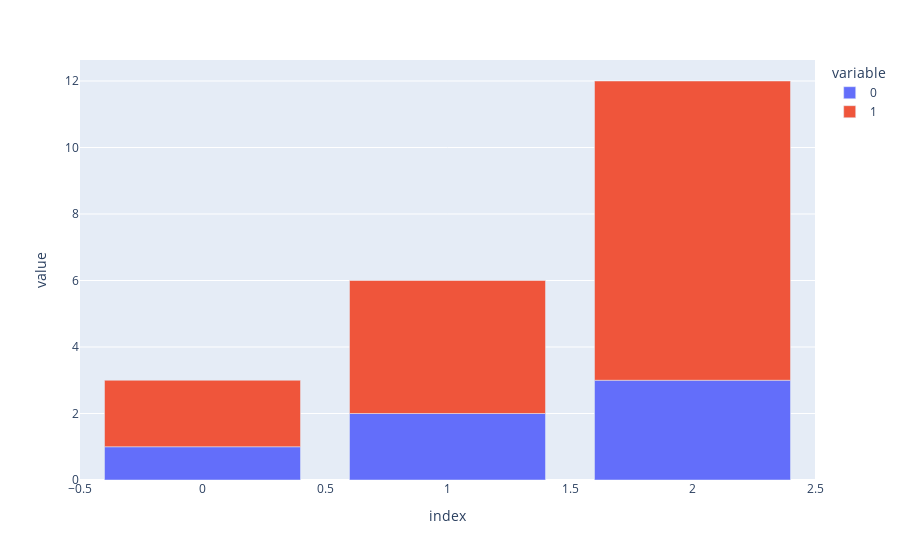

Here is the notebook cell this chart was saved with:
### Code cell
import plotly.express as px
px.bar([[1,2],[2,4],[3,9]])

### Figure 1 — Plotly figure (JSON) as saved in the notebook; plotly's stock layout.template omitted (floating-point values rounded to 4 significant figures)
{"data": [{"alignmentgroup": "True", "hovertemplate": "variable=0<br>index=%{x}<br>value=%{y}<extra></extra>", "legendgroup": "0", "marker": {"color": "#636efa", "pattern": {"shape": ""}}, "name": "0", "offsetgroup": "0", "orientation": "v", "showlegend": true, "textposition": "auto", "type": "bar", "x": [0, 1, 2], "xaxis": "x", "y": [1, 2, 3], "yaxis": "y"}, {"alignmentgroup": "True", "hovertemplate": "variable=1<br>index=%{x}<br>value=%{y}<extra></extra>", "legendgroup": "1", "marker": {"color": "#EF553B", "pattern": {"shape": ""}}, "name": "1", "offsetgroup": "1", "orientation": "v", "showlegend": true, "textposition": "auto", "type": "bar", "x": [0, 1, 2], "xaxis": "x", "y": [2, 4, 9], "yaxis": "y"}], "layout": {"barmode": "relative", "legend": {"title": {"text": "variable"}, "tracegroupgap": 0}, "margin": {"t": 60}, "xaxis": {"anchor": "y", "domain": [0, 1], "title": {"text": "index"}}, "yaxis": {"anchor": "x", "domain": [0, 1], "title": {"text": "value"}}}}
